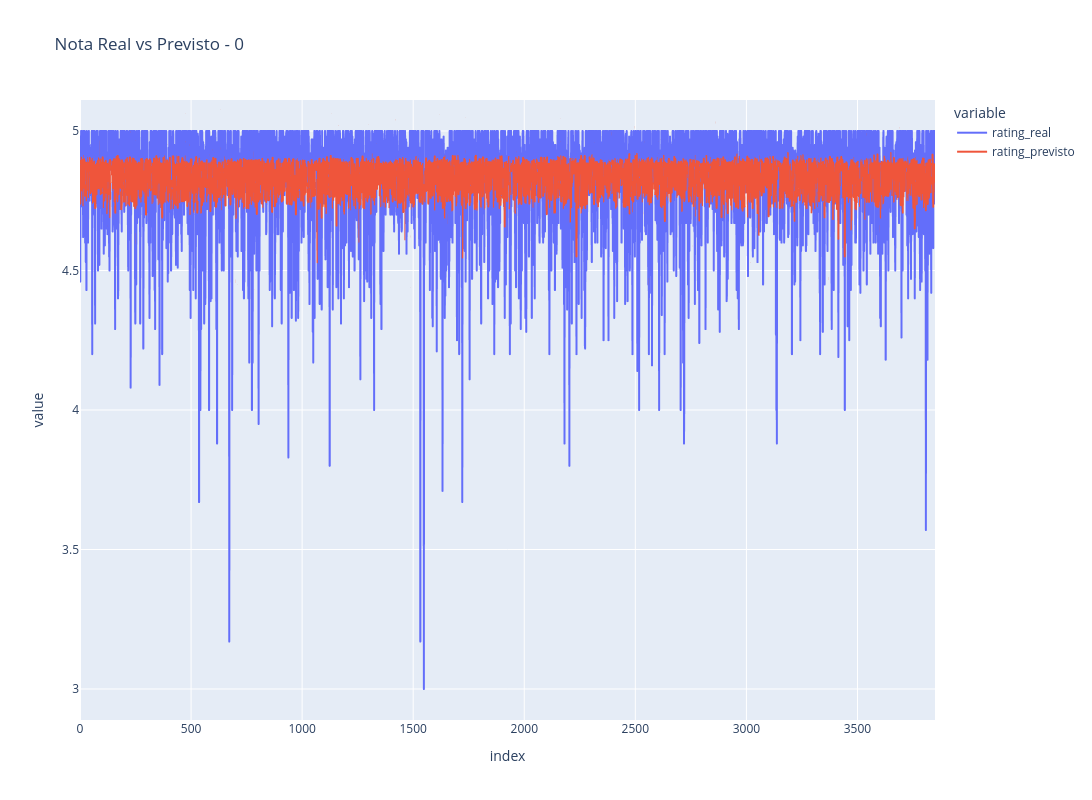

The notebook cell this image was saved under:
### Code cell
import pandas as pd
import plotly.express as px

nome_do_grupo = 0

y_real = predicoes_por_bairro['arvore_xgboost'][nome_do_grupo]['y_test']
y_previsto = predicoes_por_bairro['arvore_xgboost'][nome_do_grupo]['y_pred']

df_grupo_original = dfs_por_bairro[nome_do_grupo].dropna()
X_grupo = df_grupo_original.drop(columns=['review_scores_rating'])
y_grupo = df_grupo_original['review_scores_rating'].values

_, X_test_grupo, _, _ = train_test_split(
    X_grupo, y_grupo, test_size=0.2, random_state=RANDOM_SEED
)

df_grupo = pd.DataFrame({
    'id_imovel': X_test_grupo['id'], 
    'rating_real': y_real,            
    'rating_previsto': y_previsto     
})

df_grupo.reset_index(drop=True, inplace=True)
df_grupo['erro absoluto'] = (df_grupo['rating_previsto'] - df_grupo['rating_real'])
df_grupo['erro (%)'] = ((df_grupo['rating_real'] - df_grupo['rating_previsto']).abs() / df_grupo['rating_real'])*100

fig = px.line(df_grupo, y=['rating_real', 'rating_previsto'], 
              title=f"Nota Real vs Previsto - {nome_do_grupo}")
fig.update_layout(
    width=1500,
    height=800
)
fig.show()

print(f"Exemplos com erro >= 10% para {nome_do_grupo}:")
print(df_grupo[df_grupo['erro (%)'] >= 10].head())

### Figure 1 — Plotly figure (JSON) as saved in the notebook; plotly's stock layout.template omitted (floating-point values rounded to 4 significant figures; data arrays with more than 128 entries replaced by an {"elided": "..."} marker saying what was removed)
{"data": [{"hovertemplate": "variable=rating_real<br>index=%{x}<br>value=%{y}<extra></extra>", "legendgroup": "rating_real", "line": {"color": "#636efa", "dash": "solid"}, "marker": {"symbol": "circle"}, "mode": "lines", "name": "rating_real", "showlegend": true, "type": "scattergl", "x": {"elided": "3850 int values"}, "xaxis": "x", "y": {"elided": "3850 float values"}, "yaxis": "y"}, {"hovertemplate": "variable=rating_previsto<br>index=%{x}<br>value=%{y}<extra></extra>", "legendgroup": "rating_previsto", "line": {"color": "#EF553B", "dash": "solid"}, "marker": {"symbol": "circle"}, "mode": "lines", "name": "rating_previsto", "showlegend": true, "type": "scattergl", "x": {"elided": "3850 int values"}, "xaxis": "x", "y": {"elided": "3850 float values"}, "yaxis": "y"}], "layout": {"height": 800, "legend": {"title": {"text": "variable"}, "tracegroupgap": 0}, "title": {"text": "Nota Real vs Previsto - 0"}, "width": 1500, "xaxis": {"anchor": "y", "domain": [0, 1], "title": {"text": "index"}}, "yaxis": {"anchor": "x", "domain": [0, 1], "title": {"text": "value"}}}}
